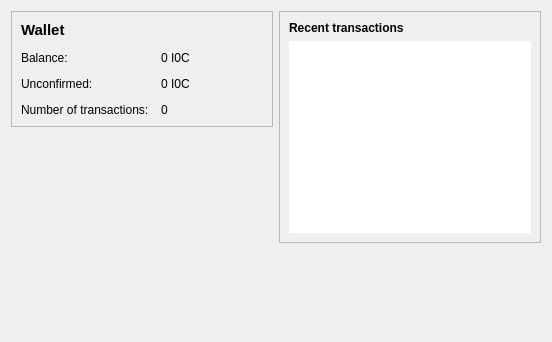
<?xml version="1.0" encoding="UTF-8"?>
<ui version="4.0">
 <class>OverviewPage</class>
 <widget class="QWidget" name="OverviewPage">
  <property name="geometry">
   <rect>
    <x>0</x>
    <y>0</y>
    <width>552</width>
    <height>342</height>
   </rect>
  </property>
  <property name="windowTitle">
   <string>Form</string>
  </property>
  <layout class="QHBoxLayout" name="horizontalLayout" stretch="1,1">
   <item>
    <layout class="QVBoxLayout" name="verticalLayout_2">
     <item>
      <widget class="QFrame" name="frame">
       <property name="frameShape">
        <enum>QFrame::StyledPanel</enum>
       </property>
       <property name="frameShadow">
        <enum>QFrame::Raised</enum>
       </property>
       <layout class="QFormLayout" name="formLayout_2">
        <property name="fieldGrowthPolicy">
         <enum>QFormLayout::AllNonFixedFieldsGrow</enum>
        </property>
        <property name="horizontalSpacing">
         <number>12</number>
        </property>
        <property name="verticalSpacing">
         <number>12</number>
        </property>
        <item row="2" column="0">
         <widget class="QLabel" name="label">
          <property name="text">
           <string>Balance:</string>
          </property>
         </widget>
        </item>
        <item row="2" column="1">
         <widget class="QLabel" name="labelBalance">
          <property name="text">
           <string notr="true">0 I0C</string>
          </property>
         </widget>
        </item>
        <item row="4" column="0">
         <widget class="QLabel" name="label_2">
          <property name="text">
           <string>Number of transactions:</string>
          </property>
         </widget>
        </item>
        <item row="4" column="1">
         <widget class="QLabel" name="labelNumTransactions">
          <property name="text">
           <string>0</string>
          </property>
         </widget>
        </item>
        <item row="3" column="0">
         <widget class="QLabel" name="label_3">
          <property name="text">
           <string>Unconfirmed:</string>
          </property>
         </widget>
        </item>
        <item row="3" column="1">
         <widget class="QLabel" name="labelUnconfirmed">
          <property name="text">
           <string notr="true">0 I0C</string>
          </property>
         </widget>
        </item>
        <item row="1" column="0">
         <widget class="QLabel" name="label_5">
          <property name="font">
           <font>
            <pointsize>11</pointsize>
            <bold>true</bold>
           </font>
          </property>
          <property name="text">
           <string>Wallet</string>
          </property>
         </widget>
        </item>
       </layout>
      </widget>
     </item>
     <item>
      <spacer name="verticalSpacer">
       <property name="orientation">
        <enum>Qt::Vertical</enum>
       </property>
       <property name="sizeHint" stdset="0">
        <size>
         <width>20</width>
         <height>40</height>
        </size>
       </property>
      </spacer>
     </item>
    </layout>
   </item>
   <item>
    <layout class="QVBoxLayout" name="verticalLayout_3">
     <item>
      <widget class="QFrame" name="frame_2">
       <property name="frameShape">
        <enum>QFrame::StyledPanel</enum>
       </property>
       <property name="frameShadow">
        <enum>QFrame::Raised</enum>
       </property>
       <layout class="QVBoxLayout" name="verticalLayout">
        <item>
         <widget class="QLabel" name="label_4">
          <property name="text">
           <string>&lt;b&gt;Recent transactions&lt;/b&gt;</string>
          </property>
         </widget>
        </item>
        <item>
         <widget class="QListView" name="listTransactions">
          <property name="frameShape">
           <enum>QFrame::NoFrame</enum>
          </property>
          <property name="verticalScrollBarPolicy">
           <enum>Qt::ScrollBarAlwaysOff</enum>
          </property>
          <property name="horizontalScrollBarPolicy">
           <enum>Qt::ScrollBarAlwaysOff</enum>
          </property>
         </widget>
        </item>
       </layout>
      </widget>
     </item>
     <item>
      <spacer name="verticalSpacer_2">
       <property name="orientation">
        <enum>Qt::Vertical</enum>
       </property>
       <property name="sizeHint" stdset="0">
        <size>
         <width>20</width>
         <height>40</height>
        </size>
       </property>
      </spacer>
     </item>
    </layout>
   </item>
  </layout>
 </widget>
 <resources/>
 <connections/>
</ui>
